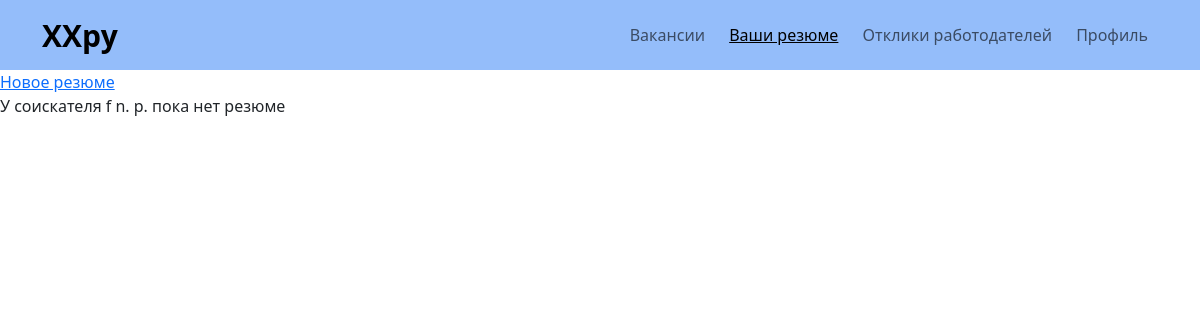
/applicant/summaries (signed in), run on the app's committed database.
### main/models.py (models this page shows, shortened)
class Applicant(models.Model):
    user = models.OneToOneField(settings.AUTH_USER_MODEL, verbose_name="Пользователь", on_delete=models.CASCADE)
    l_name = models.CharField(max_length=15, verbose_name="Фамилия")
    f_name = models.CharField(max_length=15, verbose_name="Имя")
    p_name = models.CharField(max_length=15, verbose_name="Отчество")
    age = models.PositiveIntegerField(verbose_name="Возраст", default=20)
    experience = models.FloatField(verbose_name="Стаж", default=0)
    other_data = models.TextField(verbose_name="Другие данные", blank=True, default="нет")
    photo = models.ImageField(verbose_name="Фотография", null=True, blank=True)

### main/views.py (the view)
# urls.py: path('applicant/summaries', OneApplicantSummariesView.as_view(), name='o_a_summaries'),
class OneApplicantSummariesView(ListView):
    template_name = "main/one_applicant_summaries.html"
    model = Summary
    context_object_name = 'queryset'
    def get_queryset(self):
        applicant = Applicant.objects.get(user=self.request.user)
        queryset = Summary.objects.filter(applicant=applicant)
        return queryset
    def get_context_data(self, *, object_list=None, **kwargs):
        context = super().get_context_data(**kwargs)
        context['apl'] = Applicant.objects.get(user=self.request.user)
        context['current_user'] = UserAndHisType.objects.get(user=self.request.user)
        return context

### main/templates/main/one_applicant_summaries.html (shortened to what this page needs)
{% extends 'main/base.html'%}
{% load static %}
{% block tp %} <link rel="stylesheet" href=" {% static 'assets_vacancies/style.css' %} "> {% endblock %}
{% block pages %}
{% if request.user.is_authenticated %}
{% if current_user.type_of_user == 'MDR' %}
<li><a href="/vacancies" >Вакансии</a> </li>
<li><a href="/employers">Работодатели</a></li>
<li><a href="/applicants">Соискатели</a> </li>
<li><a href="/deals">Сделки</a></li>
{% elif current_user.type_of_user == 'APL' %}
<li><a href="/vacancies" >Вакансии</a> </li>
<li><a style="opacity: 1; text-decoration: underline;" href="/applicant/summaries" >Ваши резюме</a> </li>
<li><a href="#" >Отклики работодателей</a> </li>
<li><a href="/applicant/{{current_user.id}}" >Профиль</a> </li>
{% endif %}
{% else %}
<li><a href="/register_apl" >Соискателям</a> </li>
<li><a href="/register_emp">Работодателям</a></li>
{% endif %}
{% endblock %}
{% block content %}
<a href="/create_summary">Новое резюме</a>
{% if queryset %}
<ul>
    {% for summary in queryset %}
    <li type="none"><a href = "/applicant/summaries/{{summary.pk}}"> {{ summary.desired_position }} </a></li>
    {% endfor %}
</ul>
{% else %}
<p>У соискателя {{ apl.l_name }} {{ apl.f_name|slice:":1" }}. {{ apl.p_name|slice:":1" }}. пока нет резюме</p>
{% endif %}
{% endblock %}

### main/static/assets_vacancies/style.css (style rules this page uses)
body { position: relative; font-family: 'Noto Sans', sans-serif; font-size: 16px; line-height: 1.4; color: #000; min-width: 320px; overflow-x: hidden; height: auto; }
.navbar-menu li { display: inline-block; }
.navbar-menu li a { display: inline-block; color: #000; opacity: 0.6; text-decoration: none; padding: 10px; transition: all .07s ease-in-out; }

### main/static/assets_base/style.css (style rules this page uses)
body { position: relative; font-family: 'Noto Sans', sans-serif; font-size: 16px; line-height: 1.4; color: #000; min-width: 320px; overflow-x: hidden; height: auto; }
.navbar-menu li { display: inline-block; }
.navbar-menu li a { display: inline-block; color: #000; opacity: 0.6; text-decoration: none; padding: 10px; transition: all .07s ease-in-out; }

### main/static/assets_base/bs1.css (style rules this page uses)
*,::after,::before { box-sizing:border-box }
@media (prefers-reduced-motion:no-preference) { :root { scroll-behavior:smooth } }
body { margin:0;font-family:system-ui,-apple-system,"Segoe UI",Roboto,"Helvetica Neue",Arial,"Noto Sans","Liberation Sans",sans-serif,"Apple Color Emoji","Segoe UI Emoji","Segoe UI Symbol","Noto Color Emoji";font-size:1rem;font-weight:400;line-height:1.5;color:#212529;background-color:#fff;-webkit-text-size-adjust:100%;-webkit-tap-highlight-color:transparent }
p { margin-top:0;margin-bottom:1rem }
a { color:#0d6efd;text-decoration:underline }

### data on the page
Applicant: l_name "f", f_name "n", p_name "p"
